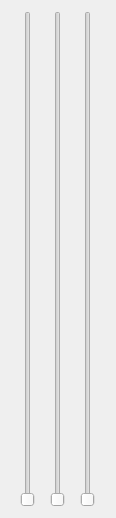
<?xml version="1.0" encoding="UTF-8"?>
<ui version="4.0">
 <class>sliderwidget</class>
 <widget class="QWidget" name="sliderwidget">
  <property name="geometry">
   <rect>
    <x>0</x>
    <y>0</y>
    <width>116</width>
    <height>518</height>
   </rect>
  </property>
  <property name="windowTitle">
   <string>Form</string>
  </property>
  <layout class="QHBoxLayout" name="horizontalLayout">
   <item>
    <widget class="QSlider" name="minSlider">
     <property name="orientation">
      <enum>Qt::Vertical</enum>
     </property>
    </widget>
   </item>
   <item>
    <widget class="QSlider" name="maxSlider">
     <property name="orientation">
      <enum>Qt::Vertical</enum>
     </property>
    </widget>
   </item>
   <item>
    <widget class="QSlider" name="opacitySlider">
     <property name="orientation">
      <enum>Qt::Vertical</enum>
     </property>
    </widget>
   </item>
  </layout>
 </widget>
 <resources/>
 <connections/>
</ui>
